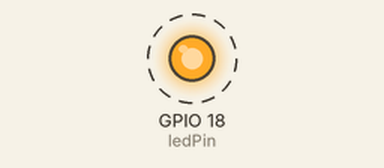
Recording of a sketch running on a simulated ESP32. Parts: output pins drawn as LEDs (lit = HIGH). Dashed ring = blinking.

Above: at 0.2 s.
Timing chart, 0 to 3.0 s (numbered marks = the images above):
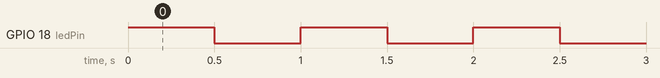

The sketch:

blink.ino
```cpp
const int ledPin = 18;

void setup() {
  pinMode(ledPin, OUTPUT);
}

void loop() {
  digitalWrite(ledPin, HIGH);
  delay(500);

  digitalWrite(ledPin, LOW);
  delay(500);
}
```

Measured:
- by itself, GPIO 18 (ledPin): alternates HIGH for 0.50 s and LOW for 0.50 s
